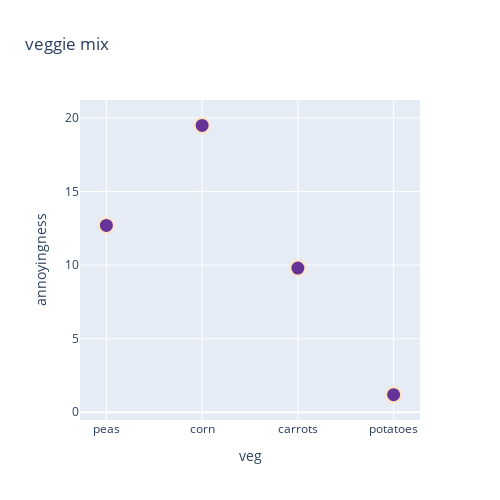

The notebook cell this image was saved under:
### Code cell
graph = go.Figure()
graph.add_trace(go.Scatter(x = x1, y = y1, 
                           mode = 'markers', 
                           marker = dict(size = 15, 
                                         color = 'rebeccapurple',line = dict(width = 2, color = 'bisque'))))

graph.update_layout(title = 'veggie mix', 
                       xaxis_title = 'veg',
                       yaxis_title = 'annoyingness', width = 500, height = 500)

### Figure 1 — Plotly figure (JSON) as saved in the notebook; plotly's stock layout.template omitted (floating-point values rounded to 4 significant figures)
{"data": [{"marker": {"color": "rebeccapurple", "line": {"color": "bisque", "width": 2}, "size": 15}, "mode": "markers", "type": "scatter", "x": ["peas", "corn", "carrots", "potatoes"], "y": [12.7, 19.5, 9.8, 1.2]}], "layout": {"height": 500, "title": {"text": "veggie mix"}, "width": 500, "xaxis": {"title": {"text": "veg"}}, "yaxis": {"title": {"text": "annoyingness"}}}}
